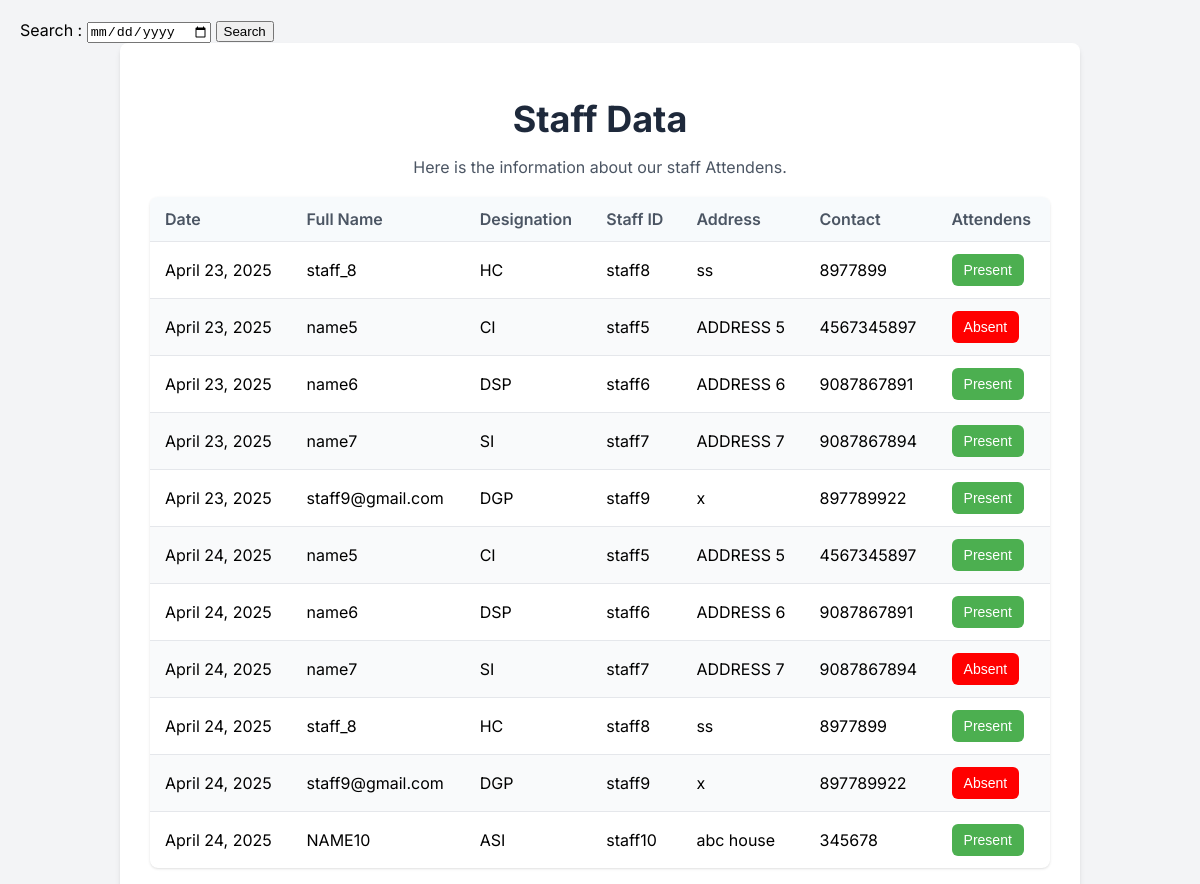
The app's page /view_attendance/ (signed in), older data.
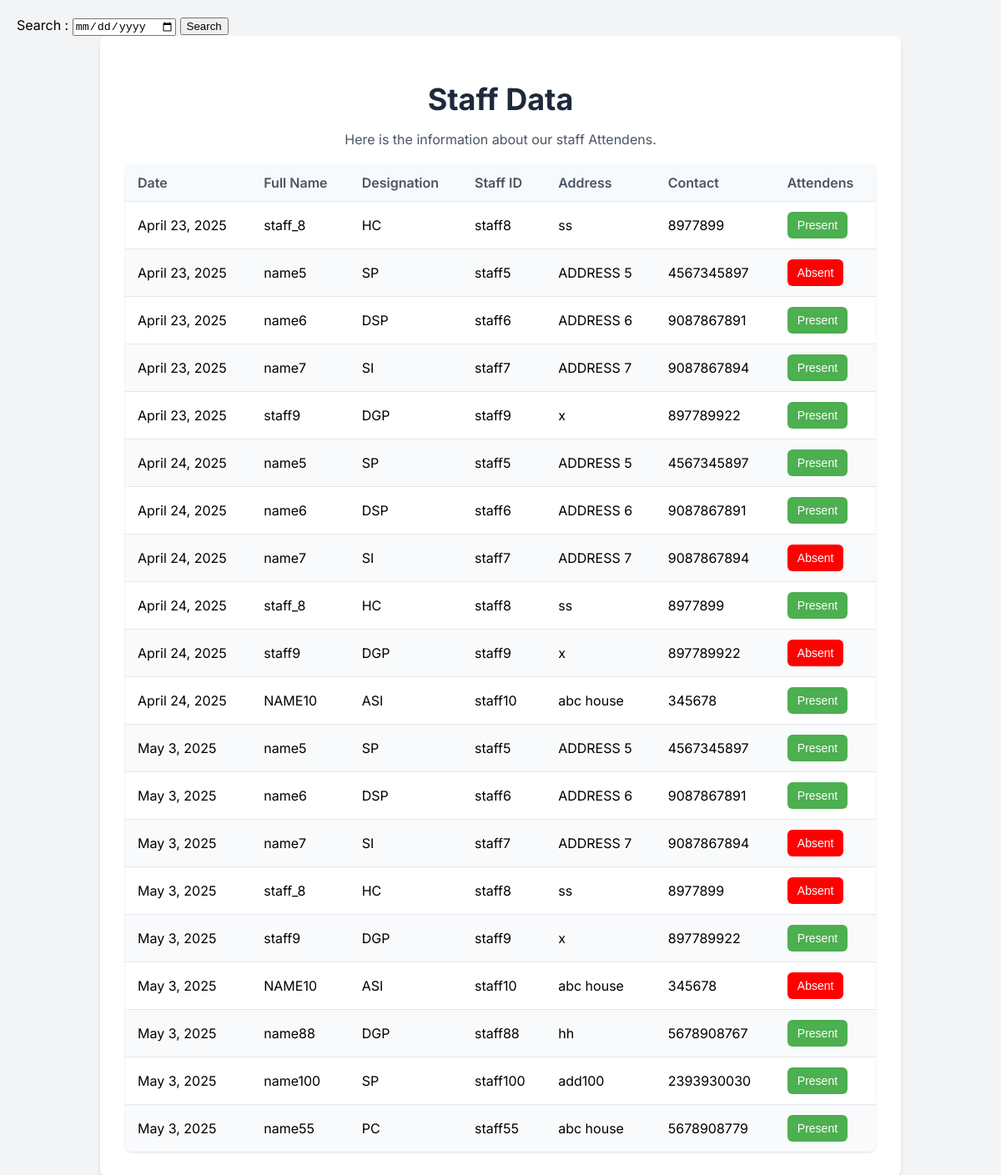
The same page, newer data.
### app_mini/models.py (models this page shows)
class Attendance(models.Model):
    att = models.CharField(max_length=10)
    date = models.DateField(auto_now_add=True)
    staff = models.ForeignKey(staff, on_delete=models.SET_NULL, null=True)
    station = models.ForeignKey(police_station_registration, on_delete=models.SET_NULL, null=True)

class staff(models.Model):
    DESIGNATION_CHOICE = [
        ('DGP', 'Director General of Police'),
        ('IGP', 'Inspector General of Police'),
        ('SP', 'Superintendent of Police'),
        ('DSP', 'Deputy Superintendent of Police'),
        ('CI', 'Circle Inspector'),
        ('SI', 'Sub Inspector'),
        ('ASI', 'Assistant Sub Inspector'),
        ('HC', 'Head Constable'),
        ('PC', 'Police Constable')
    ]
    profile_picture = models.ImageField(upload_to='profile_staff/', null=True)
    staff_id = models.CharField(max_length=50, primary_key=True)
    login_id = models.ForeignKey(login, on_delete=models.CASCADE, null=True, blank=True)
    full_name = models.CharField(max_length=100)
    address = models.CharField(max_length=100)
    contact = models.CharField(max_length=50)
    designation = models.CharField(max_length=50, choices=DESIGNATION_CHOICE)
    gender = models.CharField(max_length=20)
    date_of_birth = models.CharField(max_length=20)
    station = models.ForeignKey(police_station_registration, on_delete=models.SET_NULL, null=True)

### app_mini/views.py (the view)
# urls.py: path('view_attendance/', views.view_attendance, name='view_attendance'),
def view_attendance(request):
    station_login_id = request.session.get('station_id')
    station_login_ins = get_object_or_404(login_table, id = station_login_id)
    station = get_object_or_404(police_station_registration, login_id = station_login_ins)
    att_ins = Attendance.objects.filter(station = station)
    return render(request, 'police_station/view_attendance.html', {'staff_data':att_ins})

### app_mini/templates/police_station/view_attendance.html (shortened to what this page needs)
<!DOCTYPE html>
<html lang="en">
<head>
</head>
<body class="bg-gray-100 font-sans">
    <div id="search">
        Search : <input type="date" id="search_att">
        <button onclick="search_atte()">Search</button>
    </div>
    <div class="staff-container">
        <header class="staff-header">
            <h1>Staff Data</h1>
            <p>Here is the information about our staff Attendens.</p>
        </header>
        <main>
            <div class="staff-list">
                {% if staff_data %}
                <table class="staff-table">
                    <thead>
                        <tr>
                            <th>Date</th>
                            <th>Full Name</th>
                            <th>Designation</th>
                            <th>Staff ID</th>
                            <th>Address</th>
                            <th>Contact</th>
                            <th>Attendens</th>
                        </tr>
                    </thead>
                    <tbody>
                        {% for staff in staff_data %}
                        <tr>
                            <td>{{ staff.date }}</td>
                            <td>{{ staff.staff.full_name }}</td>
                            <td>{{ staff.staff.designation }}</td>
                            <td>{{ staff.staff_id }}</td>
                            <td>{{ staff.staff.address }}</td>
                            <td>{{ staff.staff.contact }}</td>
                            <td>
                                {% if staff.att == "present"  %}
                                <button>Present</button>
                                {% else %}
                                <button style="background: red;">Absent</button>
                                {% endif %}
                            </td>
                        </tr>
                        {% endfor %}
                    </tbody>
                </table>
                {% else %}
                <p class="no-staff-message">There Aren't Any Staff's</p>
                {% endif %}
            </div>
        </main>
    </div>
</body>
</html>

### app_mini/templates/police_station/view_attendance.html (style rules this page uses)
body { font-family: 'Inter', sans-serif; background-color: #f3f4f6; margin: 0; padding: 20px; }
.staff-container { max-width: 900px; margin: 0 auto; background-color: #ffffff; padding: 30px; border-radius: 0.5rem; box-shadow: 0 4px 6px -1px rgba(0, 0, 0, 0.1), 0 2px 4px -2px rgba(0, 0, 0, 0.1); }
.staff-header { text-align: center; margin-bottom: 20px; }
.staff-header h1 { font-size: 2.25rem; font-weight: 700; color: #1e293b; margin-bottom: 10px; }
.staff-header p { color: #4b5563; font-size: 1rem; }
.staff-table { width: 100%; border-collapse: collapse; margin-top: 20px; box-shadow: 0 1px 3px 0 rgba(0, 0, 0, 0.1), 0 1px 2px -1px rgba(0, 0, 0, 0.1); border-radius: 0.5rem; overflow: hidden; }
.staff-table th, .staff-table td { padding: 12px 15px; text-align: left; border-bottom: 1px solid #e5e7eb; }
.staff-table th { background-color: #f7fafc; font-weight: 600; color: #4b5563; }
.staff-table tr:nth-child(even) { background-color: #f9fafb; }
.staff-table tr:last-child td { border-bottom: none; }
.staff-table button { background-color: #4CAF50; border: none; color: white; padding: 8px 12px; text-align: center; text-decoration: none; display: inline-block; font-size: 14px; border-radius: 0.375rem; cursor: pointer; margin-right: 5px; }

Row changes from the older to the newer data that the page shows:
changed through a linked row, Attendance (number 2 of 20 on the later page): staff.designation "CI" → "SP"
changed through a linked row, Attendance (number 5 of 20 on the later page): staff.full_name "staff9@gmail.com" → "staff9"
changed through a linked row, Attendance (number 6 of 20 on the later page): staff.designation "CI" → "SP"
changed through a linked row, Attendance (number 10 of 20 on the later page): staff.full_name "staff9@gmail.com" → "staff9"
added Attendance: date "May 3, 2025", staff.full_name "name5", staff.designation "SP", staff_id "staff5", staff.address "ADDRESS 5", staff.contact "4567345897", att "Present"
added Attendance: date "May 3, 2025", staff.full_name "name6", staff.designation "DSP", staff_id "staff6", staff.address "ADDRESS 6", staff.contact "9087867891", att "Present"
added Attendance: date "May 3, 2025", staff.full_name "name7", staff.designation "SI", staff_id "staff7", staff.address "ADDRESS 7", staff.contact "9087867894", att "Absent"
added Attendance: date "May 3, 2025", staff.full_name "staff_8", staff.designation "HC", staff_id "staff8", staff.address "ss", staff.contact "8977899", att "Absent"
added Attendance: date "May 3, 2025", staff.full_name "staff9", staff.designation "DGP", staff_id "staff9", staff.address "x", staff.contact "897789922", att "Present"
added Attendance: date "May 3, 2025", staff.full_name "NAME10", staff.designation "ASI", staff_id "staff10", staff.address "abc house", staff.contact "345678", att "Absent"
added Attendance: date "May 3, 2025", staff.full_name "name88", staff.designation "DGP", staff_id "staff88", staff.address "hh", staff.contact "5678908767", att "Present"
added Attendance: date "May 3, 2025", staff.full_name "name100", staff.designation "SP", staff_id "staff100", staff.address "add100", staff.contact "2393930030", att "Present"
added Attendance: date "May 3, 2025", staff.full_name "name55", staff.designation "PC", staff_id "staff55", staff.address "abc house", staff.contact "5678908779", att "Present"
